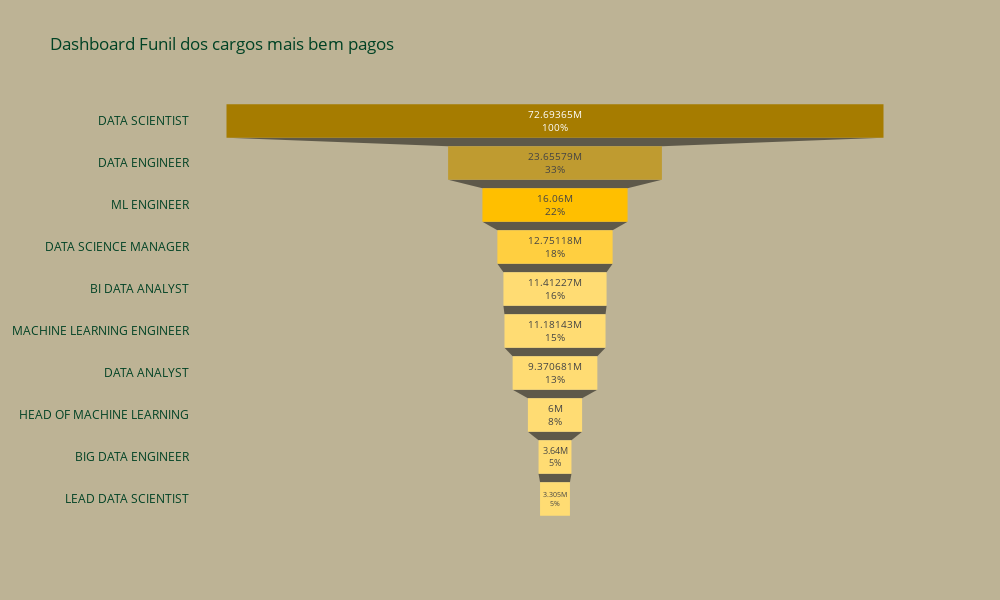

This figure's notebook cell:
### Code cell
'''dashboard para visualizar quais o cargo mais bem pago. 
OBS: Este gráfico está em funil e a única biblioteca que eu tenho conhecimento que possui
este modelo de grafico pronto é o Plotly porém, por algumas limitações talvez vocês não conseguiram visualizar o gráfico direto pelo github. Me desculpem!'''

cores = ['#a67c00','#bf9b30','#ffbf00','#ffcf40','#ffdc73','#ffdc73','#ffdc73','#ffdc73','#ffdc73','#ffdc73']

fig = go.Figure(layout=go.Layout(width=1000, height=600))
fig.add_trace(
    go.Funnel(
        x=cargo_mais_bem_pago_10['salario'], y=cargo_mais_bem_pago_10['cargo'],
        textinfo= "value+percent initial",
        textfont_size=12,
        textangle=0,
        textposition='inside',
        cliponaxis=False,
        marker=dict(color=cores)
    )
)

fig.update_layout(
    title='Dashboard Funil dos cargos mais bem pagos',
    xaxis_title = 'SALARIO',
    paper_bgcolor=cor_de_fundo,
    plot_bgcolor=cor_de_fundo,
    font=dict(color=cor_parametro)
)
pyo.init_notebook_mode(connected=True)
pyo.iplot(fig)

### Figure 1 — Plotly figure (JSON) as saved in the notebook; plotly's stock layout.template omitted (floating-point values rounded to 4 significant figures)
{"data": [{"cliponaxis": false, "marker": {"color": ["#a67c00", "#bf9b30", "#ffbf00", "#ffcf40", "#ffdc73", "#ffdc73", "#ffdc73", "#ffdc73", "#ffdc73", "#ffdc73"]}, "textangle": 0, "textfont": {"size": 12}, "textinfo": "value+percent initial", "textposition": "inside", "type": "funnel", "x": [72693650, 23655793, 16060000, 12751183, 11412272, 11181433, 9370681, 6000000, 3640000, 3305000], "y": ["DATA SCIENTIST", "DATA ENGINEER", "ML ENGINEER", "DATA SCIENCE MANAGER", "BI DATA ANALYST", "MACHINE LEARNING ENGINEER", "DATA ANALYST", "HEAD OF MACHINE LEARNING", "BIG DATA ENGINEER", "LEAD DATA SCIENTIST"]}], "layout": {"font": {"color": "#004225"}, "height": 600, "paper_bgcolor": "#BDB395", "plot_bgcolor": "#BDB395", "title": {"text": "Dashboard Funil dos cargos mais bem pagos"}, "width": 1000, "xaxis": {"title": {"text": "SALARIO"}}}}
